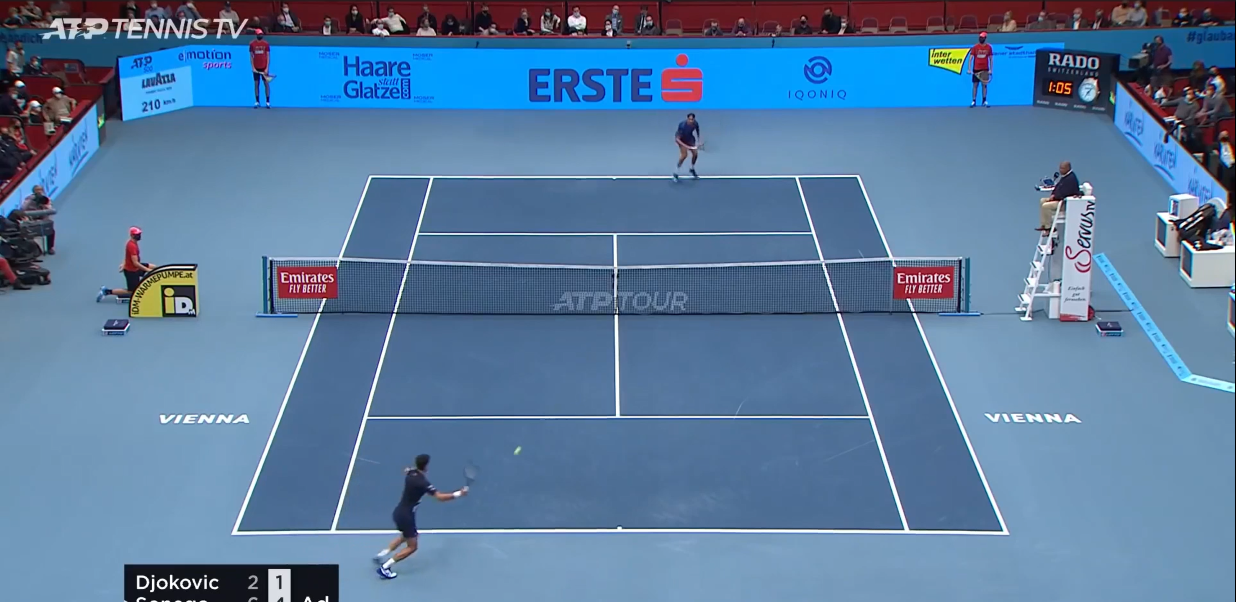
#> input picture input_videos/image.png, 2471 x 1204 px (shown at 1/2 size)
$ python -i video_utils.py   (imports and definitions only)
#> lines starting #> are read from the running program, lines starting #| are printed output that depends on the picture
import cv2
import constants
import os

# [137 lines left out: functions read_video, save_video, merge_clips, draw_skeletons, not called in this run]

def enhance_video_contrast(frames):
    """
    Applies CLAHE (Contrast Limited Adaptive Histogram Equalization)
    to a list of video frames to handle shadows and uneven lighting.
    """
    enhanced_frames = []

    # Create CLAHE object
    # clipLimit -> Threshold for contrast limiting (2.0 is standard, higher = more contrast but more noise)
    # tileGridSize -> Size of grid for histogram equalization (8x8 is standard)
    clahe = cv2.createCLAHE(clipLimit=2.0, tileGridSize=(8, 8))

    print(f"Enhancing contrast for {len(frames)} frames...")

    for frame in frames:
        # 1. Convert BGR to LAB color space
        lab = cv2.cvtColor(frame, cv2.COLOR_BGR2LAB)

        # 2. Split into channels (L = Lightness, A/B = Colors)
        l, a, b = cv2.split(lab)

        # 3. Apply CLAHE to the L-channel
        l_enhanced = clahe.apply(l)

        # 4. Merge back and convert to BGR
        lab_enhanced = cv2.merge((l_enhanced, a, b))
        frame_enhanced = cv2.cvtColor(lab_enhanced, cv2.COLOR_LAB2BGR)

        enhanced_frames.append(frame_enhanced)

    return enhanced_frames

# [189 lines left out: functions split_video_into_clips, draw_shot_name_marker_frame_number, crop_players, not called in this run]

>>> import cv2
>>> picture = cv2.imread('../input_videos/image.png', cv2.IMREAD_GRAYSCALE)
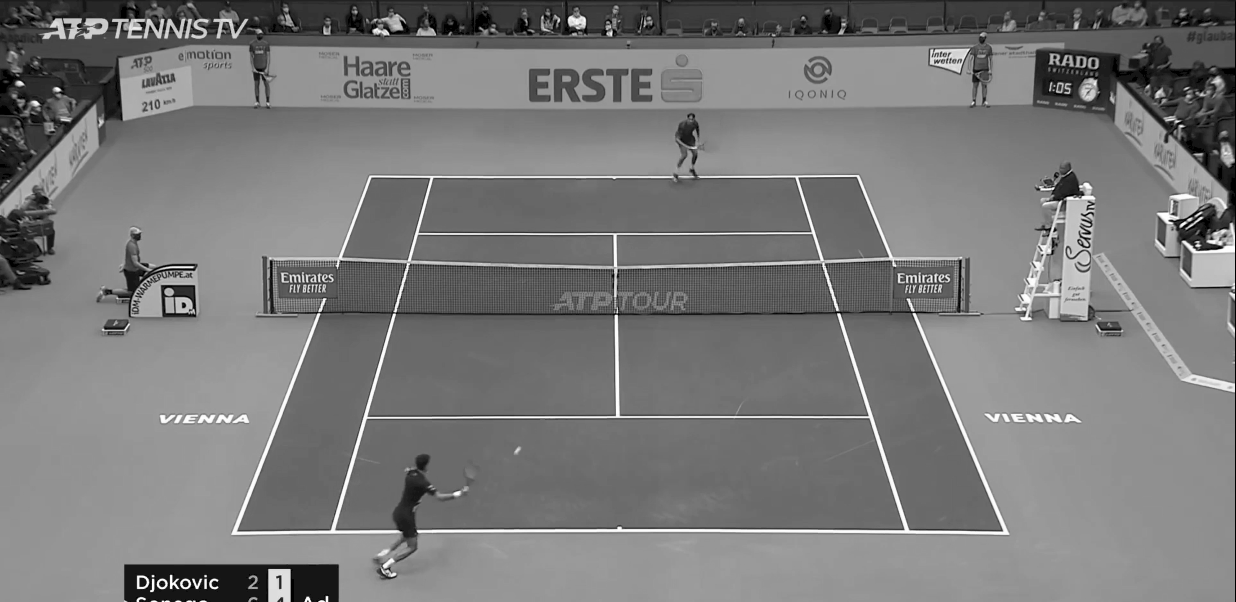
#> picture: shape (1204, 2471) (shown at 1/2 size); min 0, max 255, mean 121.7
>>> result = enhance_video_contrast(picture)
#> (printed output is left out)
#> the loop in enhance_video_contrast, `for frame in frames:` made 1 pass
#> after the loop in enhance_video_contrast, `for frame in frames:`: enhanced_frames = []
#> (the run stopped early here; a loop or call above may not have finished)
